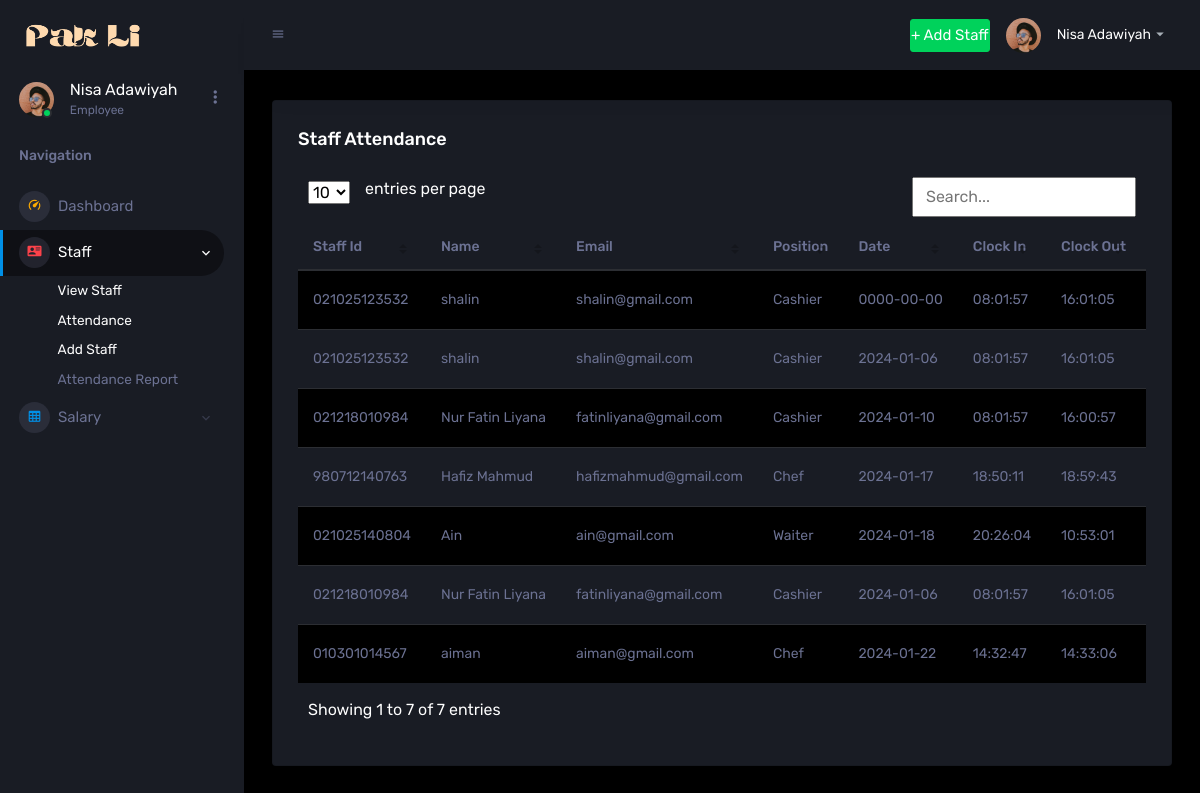
The page /pages/tables/staff.php on the database its author committed.
### tables this page shows
CREATE TABLE `attendance` (
  `attendanceId` int(11) NOT NULL,
  `date` date DEFAULT NULL,
  `clockIn` time DEFAULT NULL,
  `clockOut` time DEFAULT NULL,
  `status` varchar(20) NOT NULL DEFAULT 'missing',
  `totalHours` double DEFAULT NULL,
  `totalSalary` double DEFAULT NULL,
  `staffId` varchar(12) DEFAULT NULL,
  `managerId` varchar(12) DEFAULT NULL,
  `payrollId` varchar(10) DEFAULT NULL
);

CREATE TABLE `staff` (
  `staffId` varchar(12) NOT NULL,
  `staffName` varchar(255) NOT NULL,
  `staffPnum` varchar(15) NOT NULL,
  `staffEmail` varchar(50) NOT NULL,
  `position` varchar(20) NOT NULL,
  `hireDate` date NOT NULL,
  `gender` varchar(6) NOT NULL,
  `dob` date DEFAULT NULL,
  `address` varchar(50) DEFAULT NULL,
  `state` varchar(30) DEFAULT NULL,
  `city` varchar(30) NOT NULL,
  `postcode` int(11) NOT NULL,
  `country` varchar(20) NOT NULL,
  `status` varchar(8) NOT NULL DEFAULT 'active',
  `password` varchar(64) NOT NULL
);

### pages/tables/staff.php (the view, shortened to what this page needs)
<?php
require('../../config/database.php');
$sql = "SELECT staff.staffId,staffName,staffEmail,position,date,clockIn,clockOut,attendance.status FROM staff INNER JOIN attendance ON staff.staffId = attendance.staffId  ";
$result = mysqli_query($con, $sql);
?>
<!DOCTYPE html>
<html lang="en">
  <head>
    <link rel="stylesheet" href="../../assets/vendors/mdi/css/materialdesignicons.min.css">
    <link rel="stylesheet" href="../../assets/vendors/css/vendor.bundle.base.css">
    <link rel="stylesheet" href="../../assets/css/style.css">
    <link rel="stylesheet" href="../../assets/vendors/simple-datatables/style.css">
  </head>
  <body>
    <div class="container-scroller">
      <nav class="sidebar sidebar-offcanvas" id="sidebar">
        <div class="sidebar-brand-wrapper d-none d-lg-flex align-items-center justify-content-center fixed-top">
          <a class="sidebar-brand brand-logo" href="index.html"><img src="../../assets/images/logo.png" alt="logo" /></a>
        </div>
        <ul class="nav">
          <?php include "../../include/sidebar.php";?>
        </ul>
      </nav>
      <div class="container-fluid page-body-wrapper">
        <?php include "../../include/navbar.php";?>
        <div class="main-panel">
          <div class="content-wrapper">
            <div class="row">
              <div class="col-lg-12 grid-margin stretch-card">
                <div class="card">
                  <div class="card-body">
                    <h4 class="card-title">Staff Attendance </h4>
                      <div class="table-responsive">
                        <table class="table table-striped" id="table1">
                            <thead>
                            <tr>
                                <th> Staff Id </th>
                                <th> Name </th>
                                <th> Email </th>
                                <th> Position </th>
                                <th> Date </th>
                                <th> Clock In </th>
                                <th> Clock Out  </th>
                                <th> Status </th>
                            </tr>
                            </thead>
                            <tbody>
                            <?php while ($row = $result->fetch_array(MYSQLI_BOTH)) { ?>
                                <tr>
                                    <td> <?php echo $row['staffId']; ?> </td>
                                    <td> <?php echo $row['staffName']; ?> </td>
                                    <td> <?php echo $row['staffEmail']; ?> </td>
                                    <td> <?php echo $row['position']; ?> </td>
                                    <td> <?php echo $row['date']; ?> </td>
                                    <td> <?php echo $row['clockIn']; ?> </td>
                                    <td> <?php echo $row['clockOut']; ?> </td>
                                    <td>
                                    </td>
                                </tr>
                            <?php } ?>
                            </tbody>
                        </table>
                    </div>
                  </div>
                </div>
              </div>
            </div>
          </div>
        </div>
      </div>
    </div>
  </body>
</html>

### rows shown on the page
attendance: staffId.staffId "021025123532", staffId.staffName "shalin", staffId.staffEmail "shalin@gmail.com", staffId.position "Cashier", date "0000-00-00", clockIn "08:01:57", clockOut "16:01:05"
attendance: staffId.staffId "021025123532", staffId.staffName "shalin", staffId.staffEmail "shalin@gmail.com", staffId.position "Cashier", date "2024-01-06", clockIn "08:01:57", clockOut "16:01:05"
attendance: staffId.staffId "021218010984", staffId.staffName "Nur Fatin Liyana", staffId.staffEmail "fatinliyana@gmail.com", staffId.position "Cashier", date "2024-01-10", clockIn "08:01:57", clockOut "16:00:57"
attendance: staffId.staffId "980712140763", staffId.staffName "Hafiz Mahmud", staffId.staffEmail "hafizmahmud@gmail.com", staffId.position "Chef", date "2024-01-17", clockIn "18:50:11", clockOut "18:59:43"
attendance: staffId.staffId "021025140804", staffId.staffName "Ain", staffId.staffEmail "ain@gmail.com", staffId.position "Waiter", date "2024-01-18", clockIn "20:26:04", clockOut "10:53:01"
attendance: staffId.staffId "021218010984", staffId.staffName "Nur Fatin Liyana", staffId.staffEmail "fatinliyana@gmail.com", staffId.position "Cashier", date "2024-01-06", clockIn "08:01:57", clockOut "16:01:05"
attendance: staffId.staffId "010301014567", staffId.staffName "aiman", staffId.staffEmail "aiman@gmail.com", staffId.position "Chef", date "2024-01-22", clockIn "14:32:47", clockOut "14:33:06"
